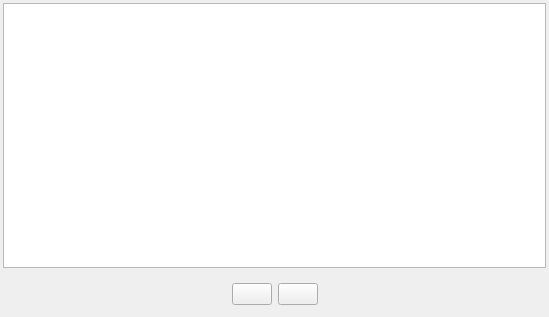
<?xml version="1.0" encoding="UTF-8"?>
<ui version="4.0">
 <class>AnimationWidget</class>
 <widget class="QWidget" name="AnimationWidget">
  <property name="geometry">
   <rect>
    <x>0</x>
    <y>0</y>
    <width>549</width>
    <height>317</height>
   </rect>
  </property>
  <property name="windowTitle">
   <string>Form</string>
  </property>
  <layout class="QVBoxLayout" name="verticalLayout">
   <property name="leftMargin">
    <number>3</number>
   </property>
   <property name="topMargin">
    <number>3</number>
   </property>
   <property name="rightMargin">
    <number>3</number>
   </property>
   <property name="bottomMargin">
    <number>3</number>
   </property>
   <item>
    <widget class="GraphicsView" name="graphicsView"/>
   </item>
   <item>
    <widget class="QWidget" name="widget" native="true">
     <property name="maximumSize">
      <size>
       <width>16777215</width>
       <height>16777215</height>
      </size>
     </property>
     <layout class="QHBoxLayout" name="horizontalLayout">
      <item>
       <spacer name="horizontalSpacer">
        <property name="orientation">
         <enum>Qt::Horizontal</enum>
        </property>
        <property name="sizeHint" stdset="0">
         <size>
          <width>40</width>
          <height>20</height>
         </size>
        </property>
       </spacer>
      </item>
      <item>
       <widget class="QPushButton" name="startBtn">
        <property name="text">
         <string/>
        </property>
       </widget>
      </item>
      <item>
       <widget class="QPushButton" name="resetBtn">
        <property name="text">
         <string/>
        </property>
       </widget>
      </item>
      <item>
       <spacer name="horizontalSpacer_2">
        <property name="orientation">
         <enum>Qt::Horizontal</enum>
        </property>
        <property name="sizeHint" stdset="0">
         <size>
          <width>40</width>
          <height>20</height>
         </size>
        </property>
       </spacer>
      </item>
     </layout>
    </widget>
   </item>
  </layout>
 </widget>
 <customwidgets>
  <customwidget>
   <class>GraphicsView</class>
   <extends>QGraphicsView</extends>
   <header>pages/animation/graphicsview.h</header>
  </customwidget>
 </customwidgets>
 <resources/>
 <connections/>
</ui>
